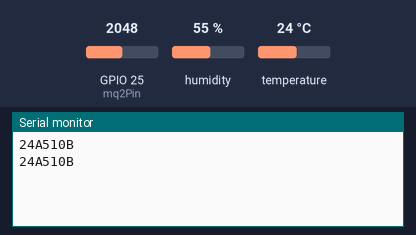
Bench run of a sketch on a simulated ESP32. Shown: the last lines printed to the serial monitor. The inputs (shaded band) are chosen by the test bench; at power-on: temperature 24 °C, GPIO 25 (mq2Pin) = 2048, humidity 55 %.

Above: at 1.7 s.
1.8 s: temperature set to 12 °C
At 3.1 s:
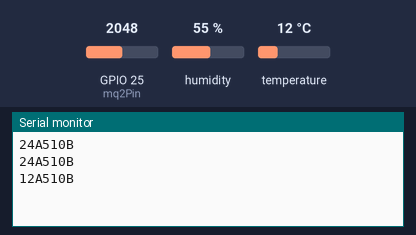
3.3 s: GPIO 25 (mq2Pin) set to 2866
At 3.8 s:
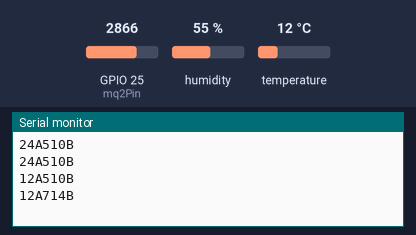
4.8 s: temperature set to 19 °C
At 6.1 s:
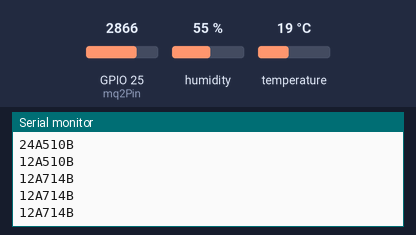
6.3 s: GPIO 25 (mq2Pin) set to 3603
At 7.3 s:
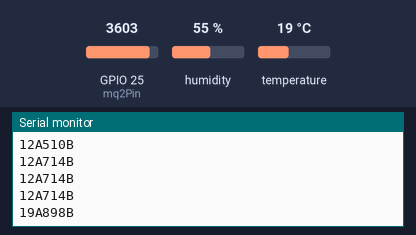
Timing chart, 0 to 8.8 s (numbered marks = the images above; inputs shaded):
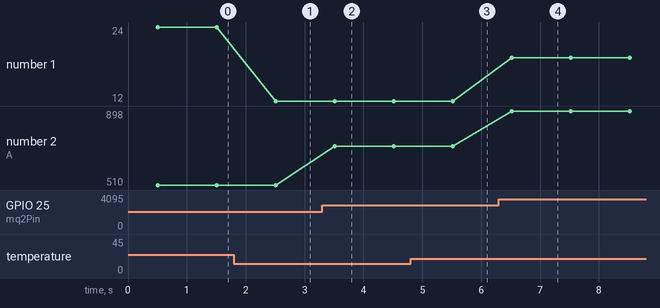

The sketch:

sensor_dht22_1.ino
```cpp
#include "DHT.h"
#include <MQ2.h>
#define DHTPIN 14
#define DHTTYPE DHT22
DHT dht(DHTPIN, DHTTYPE);

//change this with the pin that you use
int mq2Pin = 25;
int lpg, co;
uint16_t dataSensor1, dataSensor2;
MQ2 mq2(mq2Pin);

void setup() {
  Serial.begin(115200);
  dht.begin();
  mq2.begin();
}

void loop() {
  float temp = dht.readTemperature();
  // int hum = dht.readHumidity();

  // float* values= mq2.read(true);
  // lpg = values[0];
  // lpg = mq2.readLPG();
  // co = values[1];
  // co = mq2.readCO();
  //smoke = values[2];
  // smoke = mq2.readSmoke();

  // Serial.println(temp);
  // Serial.println(co);
  // Serial.println(readSensor());

  dataSensor1 = temp;
  dataSensor2 = readSensor();

  Serial.print((String) dataSensor1 + "A" + dataSensor2 + "B" + "\n");
  delay(1000);

}

//  This function returns the analog data to calling function
int readSensor() {
  unsigned int sensorValue = analogRead(mq2Pin);  // Read the analog value from sensor
  unsigned int outputValue = map(sensorValue, 0, 1023, 0, 255); // map the 10-bit data to 8-bit data
  return outputValue; // Return analog moisture value
}
```

Measured:
- after the input at 1.8 s, the serial monitor: prints a new line after 0.71 s (image 1)
- after the input at 3.3 s, the serial monitor: prints a new line after 0.21 s (image 2)
- after the input at 6.3 s, the serial monitor: prints a new line after 0.22 s (image 4)
- plotted number 1: 24 → 12 after the input at 1.8 s
- plotted number 2: 510 → 714 after the input at 3.3 s, 714 → 898 after the input at 6.3 s
